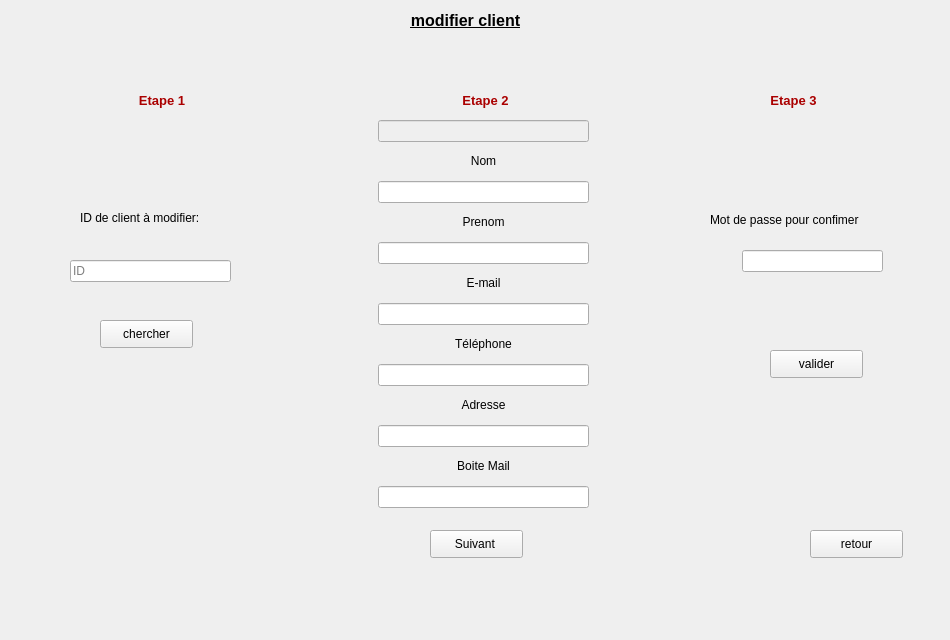
      <widget class="QWidget" name="tab_2">
       <attribute name="title">
        <string>Modifier</string>
       </attribute>
       <widget class="QLabel" name="label_11">
        <property name="geometry">
         <rect>
          <x>0</x>
          <y>-10</y>
          <width>941</width>
          <height>631</height>
         </rect>
        </property>
        <property name="text">
         <string/>
        </property>
        <property name="pixmap">
         <pixmap>../../Desktop/images qt/fond.jpg</pixmap>
        </property>
        <property name="scaledContents">
         <bool>true</bool>
        </property>
       </widget>
       <widget class="QLabel" name="label_15">
        <property name="geometry">
         <rect>
          <x>10</x>
          <y>0</y>
          <width>911</width>
          <height>41</height>
         </rect>
        </property>
        <property name="text">
         <string>&lt;html&gt;&lt;head/&gt;&lt;body&gt;&lt;p align=&quot;center&quot;&gt;&lt;span style=&quot; font-size:12pt; font-weight:600; text-decoration: underline;&quot;&gt;modifier client&lt;/span&gt;&lt;/p&gt;&lt;/body&gt;&lt;/html&gt;</string>
        </property>
       </widget>
       <widget class="QPushButton" name="retour_2">
        <property name="geometry">
         <rect>
          <x>810</x>
          <y>530</y>
          <width>93</width>
          <height>28</height>
         </rect>
        </property>
        <property name="text">
         <string>retour</string>
        </property>
       </widget>
       <widget class="QLineEdit" name="toupdate">
        <property name="geometry">
         <rect>
          <x>70</x>
          <y>260</y>
          <width>161</width>
          <height>22</height>
         </rect>
        </property>
        <property name="placeholderText">
         <string>ID</string>
        </property>
       </widget>
       <widget class="QLabel" name="label_44">
        <property name="geometry">
         <rect>
          <x>80</x>
          <y>210</y>
          <width>161</width>
          <height>16</height>
         </rect>
        </property>
        <property name="text">
         <string>ID de client à modifier:</string>
        </property>
       </widget>
       <widget class="QPushButton" name="cherchermodifier">
        <property name="geometry">
         <rect>
          <x>100</x>
          <y>320</y>
          <width>93</width>
          <height>28</height>
         </rect>
        </property>
        <property name="text">
         <string>chercher</string>
        </property>
       </widget>
       <widget class="QPushButton" name="validermodification">
        <property name="geometry">
         <rect>
          <x>770</x>
          <y>350</y>
          <width>93</width>
          <height>28</height>
         </rect>
        </property>
        <property name="text">
         <string>valider</string>
        </property>
       </widget>
       <widget class="QLabel" name="label_36">
        <property name="geometry">
         <rect>
          <x>270</x>
          <y>240</y>
          <width>55</width>
          <height>61</height>
         </rect>
        </property>
        <property name="text">
         <string/>
        </property>
        <property name="pixmap">
         <pixmap>../../Desktop/images qt/fleche_droite.png</pixmap>
        </property>
        <property name="scaledContents">
         <bool>true</bool>
        </property>
       </widget>
       <widget class="QLabel" name="label_37">
        <property name="geometry">
         <rect>
          <x>630</x>
          <y>240</y>
          <width>55</width>
          <height>61</height>
         </rect>
        </property>
        <property name="text">
         <string/>
        </property>
        <property name="pixmap">
         <pixmap>../../Desktop/images qt/fleche_droite.png</pixmap>
        </property>
        <property name="scaledContents">
         <bool>true</bool>
        </property>
       </widget>
       <widget class="QPushButton" name="suivantmodifier">
        <property name="geometry">
         <rect>
          <x>430</x>
          <y>530</y>
          <width>93</width>
          <height>28</height>
         </rect>
        </property>
        <property name="text">
         <string>Suivant </string>
        </property>
       </widget>
       <widget class="QLabel" name="image">
        <property name="geometry">
         <rect>
          <x>180</x>
          <y>210</y>
          <width>55</width>
          <height>16</height>
         </rect>
        </property>
        <property name="text">
         <string/>
        </property>
        <property name="scaledContents">
         <bool>true</bool>
        </property>
       </widget>
       <widget class="QLabel" name="label_42">
        <property name="geometry">
         <rect>
          <x>753</x>
          <y>90</y>
          <width>81</width>
          <height>21</height>
         </rect>
        </property>
        <property name="text">
         <string>&lt;html&gt;&lt;head/&gt;&lt;body&gt;&lt;p align=&quot;center&quot;&gt;&lt;span style=&quot; font-size:10pt; font-weight:600; color:#aa0000;&quot;&gt;Etape 3&lt;/span&gt;&lt;/p&gt;&lt;/body&gt;&lt;/html&gt;</string>
        </property>
       </widget>
       <widget class="QLabel" name="label_43">
        <property name="geometry">
         <rect>
          <x>130</x>
          <y>90</y>
          <width>64</width>
          <height>21</height>
         </rect>
        </property>
        <property name="text">
         <string>&lt;html&gt;&lt;head/&gt;&lt;body&gt;&lt;p align=&quot;center&quot;&gt;&lt;span style=&quot; font-size:10pt; font-weight:600; color:#aa0000;&quot;&gt;Etape 1&lt;/span&gt;&lt;/p&gt;&lt;/body&gt;&lt;/html&gt;</string>
        </property>
       </widget>
       <widget class="QLineEdit" name="lineEdit_17">
        <property name="geometry">
         <rect>
          <x>742</x>
          <y>250</y>
          <width>141</width>
          <height>22</height>
         </rect>
        </property>
        <property name="echoMode">
         <enum>QLineEdit::Password</enum>
        </property>
       </widget>
       <widget class="QLabel" name="label_41">
        <property name="geometry">
         <rect>
          <x>450</x>
          <y>90</y>
          <width>71</width>
          <height>21</height>
         </rect>
        </property>
        <property name="text">
         <string>&lt;html&gt;&lt;head/&gt;&lt;body&gt;&lt;p align=&quot;center&quot;&gt;&lt;span style=&quot; font-size:10pt; font-weight:600; color:#aa0000;&quot;&gt;    Etape 2&lt;/span&gt;&lt;/p&gt;&lt;/body&gt;&lt;/html&gt;</string>
        </property>
       </widget>
       <widget class="QWidget" name="layoutWidget">
        <property name="geometry">
         <rect>
          <x>378</x>
          <y>120</y>
          <width>211</width>
          <height>388</height>
         </rect>
        </property>
        <layout class="QVBoxLayout" name="verticalLayout_8">
         <item>
          <widget class="QLineEdit" name="lineEdit_9">
           <property name="enabled">
            <bool>false</bool>
           </property>
           <property name="readOnly">
            <bool>true</bool>
           </property>
          </widget>
         </item>
         <item>
          <widget class="QLabel" name="label_50">
           <property name="text">
            <string>&lt;html&gt;&lt;head/&gt;&lt;body&gt;&lt;p align=&quot;center&quot;&gt; Nom&lt;/p&gt;&lt;/body&gt;&lt;/html&gt;</string>
           </property>
          </widget>
         </item>
         <item>
          <widget class="QLineEdit" name="lineEdit_10"/>
         </item>
         <item>
          <widget class="QLabel" name="label_51">
           <property name="text">
            <string>&lt;html&gt;&lt;head/&gt;&lt;body&gt;&lt;p align=&quot;center&quot;&gt; Prenom&lt;/p&gt;&lt;/body&gt;&lt;/html&gt;</string>
           </property>
          </widget>
         </item>
         <item>
          <widget class="QLineEdit" name="lineEdit_11"/>
         </item>
         <item>
          <widget class="QLabel" name="label_55">
           <property name="text">
            <string>&lt;html&gt;&lt;head/&gt;&lt;body&gt;&lt;p align=&quot;center&quot;&gt;E-mail&lt;/p&gt;&lt;/body&gt;&lt;/html&gt;</string>
           </property>
          </widget>
         </item>
         <item>
          <widget class="QLineEdit" name="lineEdit_12"/>
         </item>
         <item>
          <widget class="QLabel" name="label_53">
           <property name="text">
            <string>&lt;html&gt;&lt;head/&gt;&lt;body&gt;&lt;p align=&quot;center&quot;&gt;Téléphone&lt;/p&gt;&lt;/body&gt;&lt;/html&gt;</string>
           </property>
          </widget>
         </item>
         <item>
          <widget class="QLineEdit" name="lineEdit_15"/>
         </item>
         <item>
          <widget class="QLabel" name="label_54">
           <property name="text">
            <string>&lt;html&gt;&lt;head/&gt;&lt;body&gt;&lt;p align=&quot;center&quot;&gt;Adresse&lt;/p&gt;&lt;/body&gt;&lt;/html&gt;</string>
           </property>
          </widget>
         </item>
         <item>
          <widget class="QLineEdit" name="lineEdit_14"/>
         </item>
         <item>
          <widget class="QLabel" name="label_52">
           <property name="text">
            <string>&lt;html&gt;&lt;head/&gt;&lt;body&gt;&lt;p align=&quot;center&quot;&gt;Boite Mail&lt;/p&gt;&lt;/body&gt;&lt;/html&gt;</string>
           </property>
          </widget>
         </item>
         <item>
          <widget class="QLineEdit" name="lineEdit_13"/>
         </item>
        </layout>
       </widget>
       <widget class="QLabel" name="label_73">
        <property name="geometry">
         <rect>
          <x>710</x>
          <y>210</y>
          <width>171</width>
          <height>20</height>
         </rect>
        </property>
        <property name="text">
         <string>Mot de passe pour confimer</string>
        </property>
       </widget>
      </widget>
